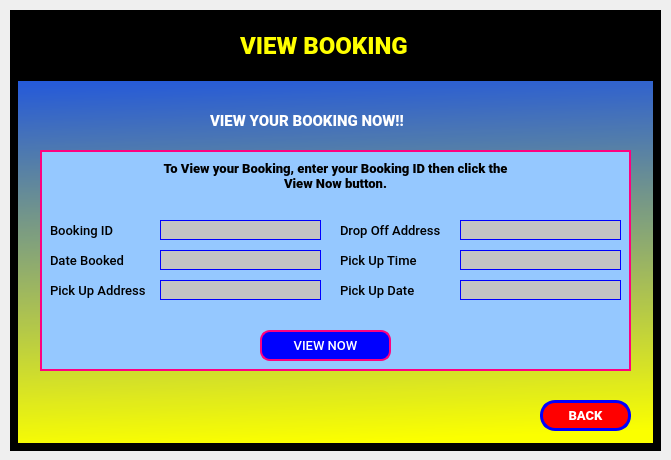
<?xml version="1.0" encoding="UTF-8"?>
<ui version="4.0">
 <class>viewBookingScreen_Dialog</class>
 <widget class="QDialog" name="viewBookingScreen_Dialog">
  <property name="geometry">
   <rect>
    <x>0</x>
    <y>0</y>
    <width>671</width>
    <height>460</height>
   </rect>
  </property>
  <property name="windowTitle">
   <string>Dialog</string>
  </property>
  <widget class="QWidget" name="viewABookingScreen" native="true">
   <property name="geometry">
    <rect>
     <x>10</x>
     <y>10</y>
     <width>651</width>
     <height>441</height>
    </rect>
   </property>
   <property name="styleSheet">
    <string notr="true">border: 8px solid black;
background-color:qlineargradient(spread:pad, x1:0.0511364, y1:1, x2:0, y2:0, stop:0 rgba(251, 255, 0, 255), stop:0.98 rgba(0, 61, 255, 255), stop:1 rgba(0, 0, 0, 0));
</string>
   </property>
   <widget class="QLabel" name="view_txt">
    <property name="geometry">
     <rect>
      <x>230</x>
      <y>10</y>
      <width>191</width>
      <height>51</height>
     </rect>
    </property>
    <property name="styleSheet">
     <string notr="true">font-family: Roboto;
font-style: normal;
font-weight: 900;
font-size: 24px;
border: none;
background-color: none;
color: yellow;
</string>
    </property>
    <property name="text">
     <string>VIEW BOOKING</string>
    </property>
   </widget>
   <widget class="QPushButton" name="backBtn">
    <property name="geometry">
     <rect>
      <x>530</x>
      <y>390</y>
      <width>91</width>
      <height>31</height>
     </rect>
    </property>
    <property name="styleSheet">
     <string notr="true">background: red;
border: 3px solid blue;
box-sizing: border-box;
border-radius: 15px;
font-family: Roboto;
font-style: normal;
font-weight: 900;
font-size: 13px;
text-align: center;
color: white;</string>
    </property>
    <property name="text">
     <string>BACK</string>
    </property>
   </widget>
   <widget class="QPushButton" name="viewNowBtn">
    <property name="geometry">
     <rect>
      <x>250</x>
      <y>320</y>
      <width>131</width>
      <height>31</height>
     </rect>
    </property>
    <property name="styleSheet">
     <string notr="true">background: blue;
border: 2px solid rgb(255, 0, 127);
box-sizing: border-box;
border-radius: 10px;
font-family: Roboto;
font-style: normal;
font-weight:500;
font-size: 13px;
text-align: center;
color: white;</string>
    </property>
    <property name="text">
     <string>VIEW NOW</string>
    </property>
   </widget>
   <widget class="QLabel" name="label">
    <property name="geometry">
     <rect>
      <x>0</x>
      <y>0</y>
      <width>651</width>
      <height>71</height>
     </rect>
    </property>
    <property name="styleSheet">
     <string notr="true">background-color: black;
border-bottom: 2px solid black;</string>
    </property>
    <property name="text">
     <string/>
    </property>
   </widget>
   <widget class="QLabel" name="dateBookedLabel">
    <property name="geometry">
     <rect>
      <x>40</x>
      <y>240</y>
      <width>91</width>
      <height>21</height>
     </rect>
    </property>
    <property name="styleSheet">
     <string notr="true">font-family: Roboto;
font-style:normal;
font-weight:500;
font-size: 13px;
text-align: center;
color: #000000;
border: none;
background-color: none;</string>
    </property>
    <property name="text">
     <string>Date Booked</string>
    </property>
   </widget>
   <widget class="QLabel" name="dropOffAddresslLabel">
    <property name="geometry">
     <rect>
      <x>330</x>
      <y>210</y>
      <width>121</width>
      <height>21</height>
     </rect>
    </property>
    <property name="styleSheet">
     <string notr="true">font-family: Roboto;
font-style:normal;
font-weight:500;
font-size: 13px;
text-align: center;
color: #000000;
border: none;
background-color: none;</string>
    </property>
    <property name="text">
     <string>Drop Off Address</string>
    </property>
   </widget>
   <widget class="QLabel" name="pickUpDateLabel">
    <property name="geometry">
     <rect>
      <x>330</x>
      <y>270</y>
      <width>91</width>
      <height>21</height>
     </rect>
    </property>
    <property name="styleSheet">
     <string notr="true">font-family: Roboto;
font-style:normal;
font-weight:500;
font-size: 13px;
text-align: center;
color: #000000;
border: none;
background-color: none;</string>
    </property>
    <property name="text">
     <string>Pick Up Date</string>
    </property>
   </widget>
   <widget class="QLabel" name="pickUpAddressLabel">
    <property name="geometry">
     <rect>
      <x>40</x>
      <y>270</y>
      <width>121</width>
      <height>21</height>
     </rect>
    </property>
    <property name="styleSheet">
     <string notr="true">font-family: Roboto;
font-style:normal;
font-weight:500;
font-size: 13px;
text-align: center;
color: #000000;
border: none;
background-color: none;</string>
    </property>
    <property name="text">
     <string>Pick Up Address</string>
    </property>
   </widget>
   <widget class="QLabel" name="pickUpTimeLabel">
    <property name="geometry">
     <rect>
      <x>330</x>
      <y>240</y>
      <width>101</width>
      <height>21</height>
     </rect>
    </property>
    <property name="styleSheet">
     <string notr="true">font-family: Roboto;
font-style:normal;
font-weight:500;
font-size: 13px;
text-align: center;
color: #000000;
border: none;
background-color: none;</string>
    </property>
    <property name="text">
     <string>Pick Up Time</string>
    </property>
   </widget>
   <widget class="QLineEdit" name="dropOffAddressLineEdit">
    <property name="geometry">
     <rect>
      <x>450</x>
      <y>210</y>
      <width>161</width>
      <height>20</height>
     </rect>
    </property>
    <property name="styleSheet">
     <string notr="true">background: #C4C4C4;
border: 1px solid blue;</string>
    </property>
   </widget>
   <widget class="QLineEdit" name="PickUpAddressLineEdit">
    <property name="geometry">
     <rect>
      <x>150</x>
      <y>270</y>
      <width>161</width>
      <height>20</height>
     </rect>
    </property>
    <property name="styleSheet">
     <string notr="true">background: #C4C4C4;
border: 1px solid blue;</string>
    </property>
   </widget>
   <widget class="QLabel" name="pickUpDateLineEdit_2">
    <property name="geometry">
     <rect>
      <x>30</x>
      <y>140</y>
      <width>591</width>
      <height>221</height>
     </rect>
    </property>
    <property name="styleSheet">
     <string notr="true">border: 2px solid rgb(255, 0, 127);
background-color: rgb(149, 200, 255);</string>
    </property>
    <property name="text">
     <string/>
    </property>
   </widget>
   <widget class="QLabel" name="viewSlogan">
    <property name="geometry">
     <rect>
      <x>200</x>
      <y>90</y>
      <width>231</width>
      <height>41</height>
     </rect>
    </property>
    <property name="styleSheet">
     <string notr="true">font-family: Roboto;
font-style: normal;
font-weight: 900;
font-size: 15px;
text-align: center;
border: none;
color:white;
background-color: none;
</string>
    </property>
    <property name="text">
     <string>VIEW YOUR BOOKING NOW!!</string>
    </property>
   </widget>
   <widget class="QLineEdit" name="dropOffAddressLineEdit_2">
    <property name="geometry">
     <rect>
      <x>450</x>
      <y>270</y>
      <width>161</width>
      <height>20</height>
     </rect>
    </property>
    <property name="styleSheet">
     <string notr="true">background: #C4C4C4;
border: 1px solid blue;</string>
    </property>
   </widget>
   <widget class="QLineEdit" name="pickUpTimeLineEdit">
    <property name="geometry">
     <rect>
      <x>450</x>
      <y>240</y>
      <width>161</width>
      <height>20</height>
     </rect>
    </property>
    <property name="styleSheet">
     <string notr="true">background: #C4C4C4;
border: 1px solid blue;</string>
    </property>
   </widget>
   <widget class="QLineEdit" name="dateBookedLineEdit">
    <property name="geometry">
     <rect>
      <x>150</x>
      <y>240</y>
      <width>161</width>
      <height>20</height>
     </rect>
    </property>
    <property name="styleSheet">
     <string notr="true">background: #C4C4C4;
border: 1px solid blue;</string>
    </property>
   </widget>
   <widget class="QLabel" name="bookingIdLabel">
    <property name="geometry">
     <rect>
      <x>40</x>
      <y>210</y>
      <width>91</width>
      <height>21</height>
     </rect>
    </property>
    <property name="styleSheet">
     <string notr="true">font-family: Roboto;
font-style:normal;
font-weight:500;
font-size: 13px;
text-align: center;
color: #000000;
border: none;
background-color: none;</string>
    </property>
    <property name="text">
     <string>Booking ID</string>
    </property>
   </widget>
   <widget class="QLineEdit" name="bookingIdLineEdit">
    <property name="geometry">
     <rect>
      <x>150</x>
      <y>210</y>
      <width>161</width>
      <height>20</height>
     </rect>
    </property>
    <property name="styleSheet">
     <string notr="true">background: #C4C4C4;
border: 1px solid blue;</string>
    </property>
   </widget>
   <widget class="QLabel" name="logo">
    <property name="geometry">
     <rect>
      <x>50</x>
      <y>10</y>
      <width>51</width>
      <height>51</height>
     </rect>
    </property>
    <property name="styleSheet">
     <string notr="true">background-color: none;
border: none;</string>
    </property>
    <property name="text">
     <string/>
    </property>
    <property name="pixmap">
     <pixmap>../Sketch imgs/official-taxi-logo.png</pixmap>
    </property>
    <property name="scaledContents">
     <bool>true</bool>
    </property>
   </widget>
   <widget class="QLabel" name="logo_2">
    <property name="geometry">
     <rect>
      <x>30</x>
      <y>380</y>
      <width>101</width>
      <height>41</height>
     </rect>
    </property>
    <property name="styleSheet">
     <string notr="true">background-color: none;
border: none;</string>
    </property>
    <property name="text">
     <string/>
    </property>
    <property name="pixmap">
     <pixmap>../Sketch imgs/eye.png</pixmap>
    </property>
    <property name="scaledContents">
     <bool>true</bool>
    </property>
   </widget>
   <widget class="QLabel" name="viewInstruction">
    <property name="geometry">
     <rect>
      <x>130</x>
      <y>150</y>
      <width>391</width>
      <height>31</height>
     </rect>
    </property>
    <property name="styleSheet">
     <string notr="true">font-family: Roboto;
font-style: normal;
font-weight: 900;
font-size: 15px;
text-align: center;
border: none;
color:black;
background-color: none;
</string>
    </property>
    <property name="text">
     <string>&lt;html&gt;&lt;head/&gt;&lt;body&gt;&lt;p align=&quot;center&quot;&gt;&lt;span style=&quot; font-size:10pt;&quot;&gt;To View your Booking, enter your Booking ID then click the &lt;br/&gt;View Now button.&lt;/span&gt;&lt;/p&gt;&lt;/body&gt;&lt;/html&gt;</string>
    </property>
   </widget>
   <zorder>pickUpDateLineEdit_2</zorder>
   <zorder>label</zorder>
   <zorder>backBtn</zorder>
   <zorder>viewNowBtn</zorder>
   <zorder>view_txt</zorder>
   <zorder>dateBookedLabel</zorder>
   <zorder>dropOffAddresslLabel</zorder>
   <zorder>pickUpDateLabel</zorder>
   <zorder>pickUpAddressLabel</zorder>
   <zorder>pickUpTimeLabel</zorder>
   <zorder>dropOffAddressLineEdit</zorder>
   <zorder>PickUpAddressLineEdit</zorder>
   <zorder>viewSlogan</zorder>
   <zorder>dropOffAddressLineEdit_2</zorder>
   <zorder>pickUpTimeLineEdit</zorder>
   <zorder>dateBookedLineEdit</zorder>
   <zorder>bookingIdLabel</zorder>
   <zorder>bookingIdLineEdit</zorder>
   <zorder>logo</zorder>
   <zorder>logo_2</zorder>
   <zorder>viewInstruction</zorder>
  </widget>
 </widget>
 <resources/>
 <connections/>
</ui>
